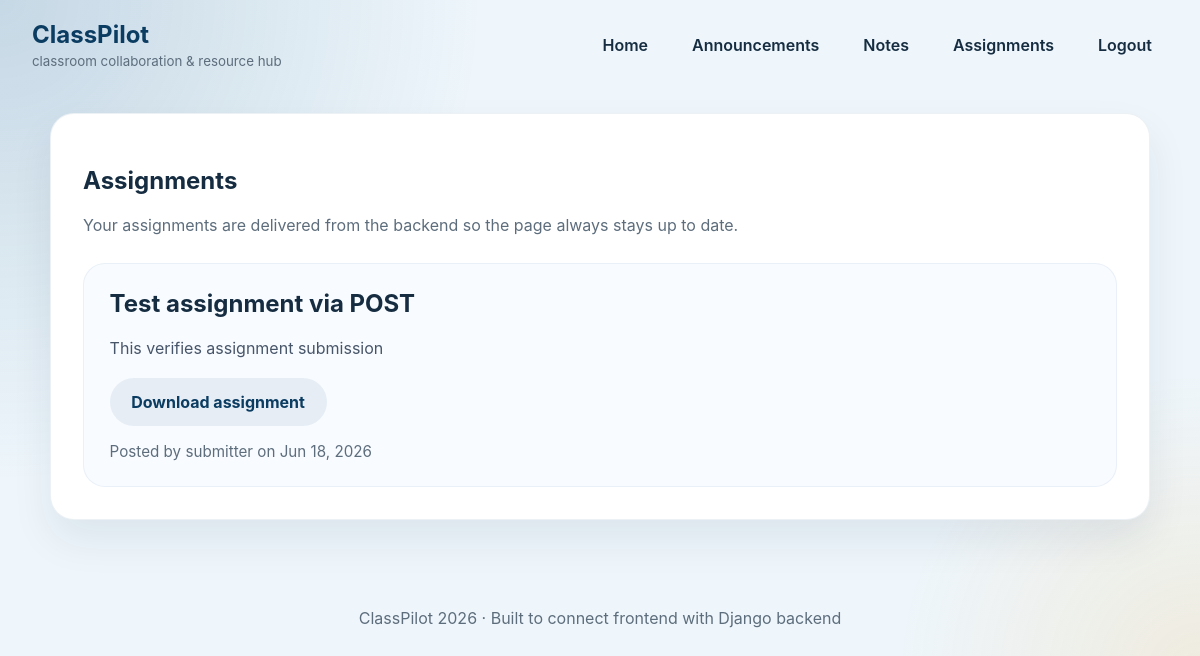
/assignments/ (signed in), run on the app's committed database.
### main/models.py (models this page shows, shortened)
class Assignment(models.Model):
    title = models.CharField(max_length=200)
    description = models.TextField(blank=True)
    author = models.ForeignKey(User, on_delete=models.SET_NULL, null=True)
    created_at = models.DateTimeField(auto_now_add=True)
    download_url = models.URLField(blank=True, default='https://example.com')

class User(AbstractUser):
    role = models.CharField(max_length=20, choices=ROLE_CHOICES, default='student')
    phone_number = models.CharField(max_length=20, blank=True)

### main/views.py (the view)
# urls.py: path('assignments/', views.assignments, name='assignments'),
@login_required
def assignments(request):
    items = Assignment.objects.order_by('-created_at')
    return render(request, 'main/assignments.html', {'items': items})

### main/templates/main/assignments.html (shortened to what this page needs)
{% extends 'main/base.html' %}
{% block content %}
<section class="card content-card">
    <h1>Assignments</h1>
    <p class="intro">Your assignments are delivered from the backend so the page always stays up to date.</p>
    {% if items.exists %}
        <div class="item-list">
            {% for item in items %}
                <article class="resource-card">
                    <h2>{{ item.title }}</h2>
                    <p>{{ item.description }}</p>
                    <a class="link-button" href="{{ item.download_url }}" target="_blank">Download assignment</a>
                    <footer>Posted by {% if item.author %}{{ item.author.username }}{% else %}System{% endif %} on {{ item.created_at|date:'M d, Y' }}</footer>
                </article>
            {% endfor %}
        </div>
    {% else %}
        <div class="placeholder">
            <h2>No assignments published yet</h2>
            <p>When a lecturer uploads assignments, they will show up here.</p>
        </div>
    {% endif %}
</section>
{% endblock %}

### main/static/main/css/style.css (style rules this page uses)
* { box-sizing: border-box; }
:root { --bg: #eef6fb; --surface: #ffffff; --surface-alt: #f8fbff; --primary: #0d4f80; --primary-strong: #0b3c61; --accent: #f59a14; --text: #162d41; --muted: #5d6d7c; --shadow: 0 20px 40px rgba(14, 44, 72, 0.08); }
body { margin: 0; font-family: Inter, system-ui, -apple-system, BlinkMacSystemFont, 'Segoe UI', sans-serif; background: radial-gradient(circle at top left, rgba(13, 79, 128, 0.18), transparent 35%), radial-gradient(circle at bottom right, rgba(245, 154, 20, 0.12), transparent 22%), var(--bg); color: var(--text); }
.card, .card-form, .content-card { background: var(--surface); border-radius: 24px; padding: 2rem; box-shadow: var(--shadow); border: 1px solid rgba(13, 79, 128, 0.08); }
.intro { color: var(--muted); margin: 0.5rem 0 1.75rem; max-width: 45rem; }
.button, .button-primary, .button-secondary, .link-button { display: inline-flex; align-items: center; justify-content: center; border: none; border-radius: 999px; padding: 0.85rem 1.35rem; text-decoration: none; cursor: pointer; font-weight: 700; transition: transform 0.18s ease, box-shadow 0.18s ease, background 0.18s ease; }
.link-button { background: rgba(13, 79, 128, 0.08); color: var(--primary-strong); }
.item-list { display: grid; gap: 1.25rem; }
.resource-card { padding: 1.6rem; border-radius: 22px; background: #f8fbff; border: 1px solid rgba(13, 79, 128, 0.06); }
.resource-card h2 { margin: 0 0 0.65rem; }
.resource-card p { color: #475569; line-height: 1.75; }
.resource-card footer { margin-top: 1rem; color: var(--muted); font-size: 0.95rem; }

### data on the page
Assignment: title "Test assignment via POST", description "This verifies assignment submission", author.username "submitter", created_at "Jun 18, 2026"
